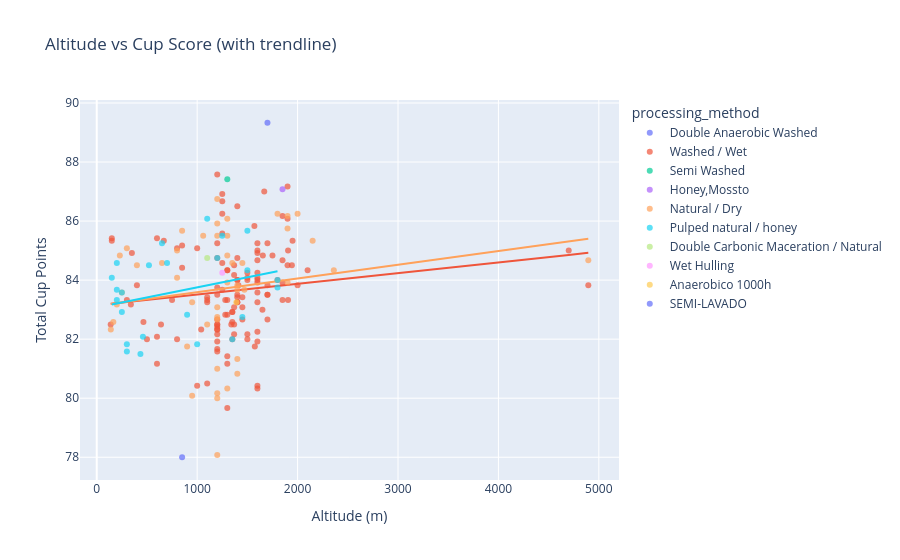

Notebook code cell kept with this figure:
### Markdown cell above
## 5. Altitude Has a Weak Effect

Higher altitude is often cited as producing better coffee (cooler temps = slower cherry
maturation = more complex sugars). In this dataset, the correlation is **weak (r=0.17)**.

This could be due to:
- Small sample size (207 coffees)
- Messy altitude data (ranges like "1700-1930", missing values)
- Altitude alone doesn't capture the full climate picture — temperature, humidity,
  and rainfall matter too. This is where NASA POWER data comes in.

### Code cell
# Altitude vs score, colored by processing method
alt_df = df.dropna(subset=["altitude_numeric", "total_cup_points"])
alt_df = alt_df[alt_df["altitude_numeric"] < 5000]

fig = px.scatter(
    alt_df,
    x="altitude_numeric",
    y="total_cup_points",
    color="processing_method",
    trendline="ols",
    hover_data=["farm_name", "country_of_origin", "region"],
    labels={"altitude_numeric": "Altitude (m)", "total_cup_points": "Total Cup Points"},
    title="Altitude vs Cup Score (with trendline)",
    opacity=0.7,
)
fig.show()

### Figure 1 — Plotly figure (JSON) as saved in the notebook; plotly's stock layout.template omitted (floating-point values rounded to 4 significant figures; data arrays with more than 128 entries replaced by an {"elided": "..."} marker saying what was removed)
{"data": [{"customdata": [["Finca El Paraiso", "Colombia", "Piendamo,Cauca"]], "hovertemplate": "processing_method=Double Anaerobic Washed<br>Altitude (m)=%{x}<br>Total Cup Points=%{y}<br>farm_name=%{customdata[0]}<br>country_of_origin=%{customdata[1]}<br>region=%{customdata[2]}<extra></extra>", "legendgroup": "Double Anaerobic Washed", "marker": {"color": "#636efa", "opacity": 0.7, "symbol": "circle"}, "mode": "markers", "name": "Double Anaerobic Washed", "orientation": "v", "showlegend": true, "type": "scatter", "x": [1700.0], "xaxis": "x", "y": [89.33], "yaxis": "y"}, {"hovertemplate": "processing_method=Double Anaerobic Washed<extra></extra>", "legendgroup": "Double Anaerobic Washed", "marker": {"color": "#636efa", "symbol": "circle"}, "mode": "lines", "name": "Double Anaerobic Washed", "showlegend": false, "type": "scatter", "xaxis": "x", "yaxis": "y"}, {"customdata": {"elided": "124x3 str values"}, "hovertemplate": "processing_method=Washed / Wet<br>Altitude (m)=%{x}<br>Total Cup Points=%{y}<br>farm_name=%{customdata[0]}<br>country_of_origin=%{customdata[1]}<br>region=%{customdata[2]}<extra></extra>", "legendgroup": "Washed / Wet", "marker": {"color": "#EF553B", "opacity": 0.7, "symbol": "circle"}, "mode": "markers", "name": "Washed / Wet", "orientation": "v", "showlegend": true, "type": "scatter", "x": [1200.0, 1900.0, 1668.0, 1250.0, 1250.0, 1400.0, 1250.0, 1850.0, 1900.0, 1570.0, 1250.0, 600.0, 150.0, 150.0, 668.0, 1950.0, 1700.0, 1200.0, 1600.0, 850.0, 1000.0, 800.0, 1905.0, 1600.0, 4700.0, 1600.0, 350.0, 1750.0, 1654.0, 1400.0, 1200.0, 1600.0, 1850.0, 1250.0, 1900.0, 1368.0, 1943.0, 850.0, 1300.0, 1300.0, 2100.0, 1600.0, 1500.0, 1368.0, 1600.0, 1500.0, 1500.0, 1600.0, 1800.0, 1400.0, 1400.0, 1850.0, 1600.0, 1411.0, 4895.0, 2000.0, 1700.0, 400.0, 1200.0, 1250.0, 1600.0, 1400.0, 1700.0, 1200.0, 1700.0, 1450.0, 1400.0, 1100.0, 1905.0, 1280.0, 300.0, 1100.0, 1850.0, 750.0, 1300.0, 1400.0, 1100.0, 1600.0, 1400.0, 340.0, 1368.0, 1450.0, 1650.0, 1350.0, 1350.0, 1280.0, 1300.0, 1700.0, 1200.0, 1450.0, 465.0, 1350.0, 1200.0, 1200.0, 640.0, 1340.0, 1368.0, 139.0, 1200.0, 1040.0, 1200.0, 1200.0, 1600.0, 1200.0, 1500.0, 1368.0, 600.0, 500.0, 800.0, 1500.0, 1350.0, 1600.0, 1200.0, 1574.0, 1200.0, 1200.0, 1300.0, 600.0, 1300.0, 1100.0, 1000.0, 1600.0, 1600.0, 1300.0], "xaxis": "x", "y": [87.58, 87.17, 87.0, 86.92, 86.67, 86.5, 86.25, 86.17, 86.08, 85.83, 85.58, 85.42, 85.42, 85.33, 85.33, 85.33, 85.25, 85.25, 85.25, 85.17, 85.08, 85.08, 85.0, 85.0, 85.0, 84.92, 84.92, 84.83, 84.83, 84.75, 84.75, 84.67, 84.67, 84.58, 84.5, 84.5, 84.5, 84.42, 84.33, 84.33, 84.33, 84.25, 84.25, 84.17, 84.08, 84.08, 84.0, 84.0, 84.0, 84.0, 84.0, 83.92, 83.92, 83.83, 83.83, 83.83, 83.83, 83.83, 83.75, 83.67, 83.58, 83.5, 83.5, 83.5, 83.5, 83.42, 83.42, 83.42, 83.33, 83.33, 83.33, 83.33, 83.33, 83.33, 83.33, 83.25, 83.25, 83.25, 83.25, 83.17, 83.08, 83.08, 83.0, 82.92, 82.92, 82.83, 82.83, 82.67, 82.67, 82.67, 82.58, 82.58, 82.5, 82.5, 82.5, 82.5, 82.5, 82.5, 82.42, 82.33, 82.33, 82.33, 82.25, 82.17, 82.17, 82.17, 82.08, 82.0, 82.0, 82.0, 82.0, 81.92, 81.92, 81.75, 81.67, 81.58, 81.42, 81.17, 81.17, 80.5, 80.42, 80.42, 80.33, 79.67], "yaxis": "y"}, {"hovertemplate": "<b>OLS trendline</b><br>total_cup_points = 0.000362612 * altitude_numeric + 83.1496<br>R<sup>2</sup>=0.020839<br><br>processing_method=Washed / Wet<br>Altitude (m)=%{x}<br>Total Cup Points=%{y} <b>(trend)</b><extra></extra>", "legendgroup": "Washed / Wet", "marker": {"color": "#EF553B", "symbol": "circle"}, "mode": "lines", "name": "Washed / Wet", "showlegend": false, "type": "scatter", "x": [139.0, 150.0, 150.0, 300.0, 340.0, 350.0, 400.0, 465.0, 500.0, 600.0, 600.0, 600.0, 640.0, 668.0, 750.0, 800.0, 800.0, 850.0, 850.0, 1000.0, 1000.0, 1040.0, 1100.0, 1100.0, 1100.0, 1100.0, 1200.0, 1200.0, 1200.0, 1200.0, 1200.0, 1200.0, 1200.0, 1200.0, 1200.0, 1200.0, 1200.0, 1200.0, 1200.0, 1200.0, 1200.0, 1250.0, 1250.0, 1250.0, 1250.0, 1250.0, 1250.0, 1280.0, 1280.0, 1300.0, 1300.0, 1300.0, 1300.0, 1300.0, 1300.0, 1300.0, 1340.0, 1350.0, 1350.0, 1350.0, 1350.0, 1368.0, 1368.0, 1368.0, 1368.0, 1368.0, 1400.0, 1400.0, 1400.0, 1400.0, 1400.0, 1400.0, 1400.0, 1400.0, 1411.0, 1450.0, 1450.0, 1450.0, 1500.0, 1500.0, 1500.0, 1500.0, 1500.0, 1570.0, 1574.0, 1600.0, 1600.0, 1600.0, 1600.0, 1600.0, 1600.0, 1600.0, 1600.0, 1600.0, 1600.0, 1600.0, 1600.0, 1600.0, 1600.0, 1650.0, 1654.0, 1668.0, 1700.0, 1700.0, 1700.0, 1700.0, 1700.0, 1750.0, 1800.0, 1850.0, 1850.0, 1850.0, 1850.0, 1900.0, 1900.0, 1900.0, 1905.0, 1905.0, 1943.0, 1950.0, 2000.0, 2100.0, 4700.0, 4895.0], "xaxis": "x", "y": [83.2, 83.2, 83.2, 83.26, 83.27, 83.28, 83.29, 83.32, 83.33, 83.37, 83.37, 83.37, 83.38, 83.39, 83.42, 83.44, 83.44, 83.46, 83.46, 83.51, 83.51, 83.53, 83.55, 83.55, 83.55, 83.55, 83.58, 83.58, 83.58, 83.58, 83.58, 83.58, 83.58, 83.58, 83.58, 83.58, 83.58, 83.58, 83.58, 83.58, 83.58, 83.6, 83.6, 83.6, 83.6, 83.6, 83.6, 83.61, 83.61, 83.62, 83.62, 83.62, 83.62, 83.62, 83.62, 83.62, 83.64, 83.64, 83.64, 83.64, 83.64, 83.65, 83.65, 83.65, 83.65, 83.65, 83.66, 83.66, 83.66, 83.66, 83.66, 83.66, 83.66, 83.66, 83.66, 83.68, 83.68, 83.68, 83.69, 83.69, 83.69, 83.69, 83.69, 83.72, 83.72, 83.73, 83.73, 83.73, 83.73, 83.73, 83.73, 83.73, 83.73, 83.73, 83.73, 83.73, 83.73, 83.73, 83.73, 83.75, 83.75, 83.75, 83.77, 83.77, 83.77, 83.77, 83.77, 83.78, 83.8, 83.82, 83.82, 83.82, 83.82, 83.84, 83.84, 83.84, 83.84, 83.84, 83.85, 83.86, 83.87, 83.91, 84.85, 84.92], "yaxis": "y"}, {"customdata": [["OKLAO coffee farms", "Laos", "Laos Borofen Plateau"]], "hovertemplate": "processing_method=Semi Washed<br>Altitude (m)=%{x}<br>Total Cup Points=%{y}<br>farm_name=%{customdata[0]}<br>country_of_origin=%{customdata[1]}<br>region=%{customdata[2]}<extra></extra>", "legendgroup": "Semi Washed", "marker": {"color": "#00cc96", "opacity": 0.7, "symbol": "circle"}, "mode": "markers", "name": "Semi Washed", "orientation": "v", "showlegend": true, "type": "scatter", "x": [1300.0], "xaxis": "x", "y": [87.42], "yaxis": "y"}, {"hovertemplate": "processing_method=Semi Washed<extra></extra>", "legendgroup": "Semi Washed", "marker": {"color": "#00cc96", "symbol": "circle"}, "mode": "lines", "name": "Semi Washed", "showlegend": false, "type": "scatter", "xaxis": "x", "yaxis": "y"}, {"customdata": [["Finca Santuario", "Colombia", "Popayan,Cauca"]], "hovertemplate": "processing_method=Honey,Mossto<br>Altitude (m)=%{x}<br>Total Cup Points=%{y}<br>farm_name=%{customdata[0]}<br>country_of_origin=%{customdata[1]}<br>region=%{customdata[2]}<extra></extra>", "legendgroup": "Honey,Mossto", "marker": {"color": "#ab63fa", "opacity": 0.7, "symbol": "circle"}, "mode": "markers", "name": "Honey,Mossto", "orientation": "v", "showlegend": true, "type": "scatter", "x": [1850.0], "xaxis": "x", "y": [87.08], "yaxis": "y"}, {"hovertemplate": "processing_method=Honey,Mossto<extra></extra>", "legendgroup": "Honey,Mossto", "marker": {"color": "#ab63fa", "symbol": "circle"}, "mode": "lines", "name": "Honey,Mossto", "showlegend": false, "type": "scatter", "xaxis": "x", "yaxis": "y"}, {"customdata": {"elided": "46x3 str values"}, "hovertemplate": "processing_method=Natural / Dry<br>Altitude (m)=%{x}<br>Total Cup Points=%{y}<br>farm_name=%{customdata[0]}<br>country_of_origin=%{customdata[1]}<br>region=%{customdata[2]}<extra></extra>", "legendgroup": "Natural / Dry", "marker": {"color": "#FFA15A", "opacity": 0.7, "symbol": "circle"}, "mode": "markers", "name": "Natural / Dry", "orientation": "v", "showlegend": true, "type": "scatter", "x": [1200.0, 1800.0, 2000.0, 1900.0, 1300.0, 1200.0, 1900.0, 850.0, 1300.0, 1200.0, 1060.0, 2150.0, 300.0, 800.0, 230.0, 1300.0, 4895.0, 1350.0, 1450.0, 650.0, 400.0, 2361.0, 800.0, 1900.0, 1300.0, 1400.0, 1400.0, 1470.0, 250.0, 950.0, 200.0, 1200.0, 1200.0, 1200.0, 165.0, 1100.0, 140.0, 900.0, 1400.0, 1200.0, 1400.0, 1300.0, 1200.0, 950.0, 1200.0, 1200.0], "xaxis": "x", "y": [86.75, 86.25, 86.25, 86.17, 86.08, 85.92, 85.75, 85.67, 85.5, 85.5, 85.5, 85.33, 85.08, 85.0, 84.83, 84.83, 84.67, 84.58, 84.58, 84.58, 84.5, 84.33, 84.08, 83.92, 83.92, 83.83, 83.67, 83.67, 83.58, 83.25, 83.17, 83.08, 82.75, 82.67, 82.58, 82.5, 82.33, 81.75, 81.33, 81.0, 80.83, 80.33, 80.17, 80.08, 80.0, 78.08], "yaxis": "y"}, {"hovertemplate": "<b>OLS trendline</b><br>total_cup_points = 0.000466036 * altitude_numeric + 83.1227<br>R<sup>2</sup>=0.030741<br><br>processing_method=Natural / Dry<br>Altitude (m)=%{x}<br>Total Cup Points=%{y} <b>(trend)</b><extra></extra>", "legendgroup": "Natural / Dry", "marker": {"color": "#FFA15A", "symbol": "circle"}, "mode": "lines", "name": "Natural / Dry", "showlegend": false, "type": "scatter", "x": [140.0, 165.0, 200.0, 230.0, 250.0, 300.0, 400.0, 650.0, 800.0, 800.0, 850.0, 900.0, 950.0, 950.0, 1060.0, 1100.0, 1200.0, 1200.0, 1200.0, 1200.0, 1200.0, 1200.0, 1200.0, 1200.0, 1200.0, 1200.0, 1300.0, 1300.0, 1300.0, 1300.0, 1300.0, 1350.0, 1400.0, 1400.0, 1400.0, 1400.0, 1450.0, 1470.0, 1800.0, 1900.0, 1900.0, 1900.0, 2000.0, 2150.0, 2361.0, 4895.0], "xaxis": "x", "y": [83.19, 83.2, 83.22, 83.23, 83.24, 83.26, 83.31, 83.43, 83.5, 83.5, 83.52, 83.54, 83.57, 83.57, 83.62, 83.64, 83.68, 83.68, 83.68, 83.68, 83.68, 83.68, 83.68, 83.68, 83.68, 83.68, 83.73, 83.73, 83.73, 83.73, 83.73, 83.75, 83.78, 83.78, 83.78, 83.78, 83.8, 83.81, 83.96, 84.01, 84.01, 84.01, 84.05, 84.12, 84.22, 85.4], "yaxis": "y"}, {"customdata": [["青葉咖啡莊園", "Taiwan", "Chiayi"], ["Hom Doi", "Thailand", "Chiang Mai"], ["Fazenda Recreio", "Brazil", "Região Vulcânica"], ["御香咖啡園 YU SIANG Coffee Estate", "Taiwan", "Dongshan Dist., Tainan City"], ["嵐雲綠海咖啡", "Taiwan", "台灣屏東"], ["羅馬8號莊園", "Taiwan", "新竹縣"], ["大鋤花間(Dachu Coffee Estate)", "Taiwan", "( Dongshan Dist., Tainan City)"], ["苗55咖啡莊園", "Taiwan", "苗栗縣"], ["San Nicolas", "El Salvador", "Chalatenango"], ["竹崙子莊園", "Taiwan", "新北市"], ["finca de la casa", "Honduras", "San Andrés, Lempira"], ["La Gallera", "Colombia", "Tolima"], ["恆珊農場", "Taiwan", "新竹縣"], ["宋明光\t蝙蝠洞莊園\t蝙蝠洞莊園", "Taiwan", "新竹縣"], ["四分子道", "Taiwan", "新竹縣"], ["樹橋窩莊園", "Taiwan", "新竹縣"], ["Ea tan Cooperative", "Vietnam", "Eatan Commune, Krong Nang District, Krong Nang Province"], ["AMA EL AROMA Micro lot - Sunrise", "Costa Rica", "west Villege"], ["好客農埸", "Taiwan", "苗栗縣"], ["Wahana Graha Makmur", "Indonesia", "Sumatra"], ["阿拉思家", "Taiwan", "桃園市"], ["Sitio Colinas", "Brazil", "Mantiquira de minas"], ["橫鹿", "Taiwan", "新北市"], ["大屯29莊園", "Taiwan", "臺北市"]], "hovertemplate": "processing_method=Pulped natural / honey<br>Altitude (m)=%{x}<br>Total Cup Points=%{y}<br>farm_name=%{customdata[0]}<br>country_of_origin=%{customdata[1]}<br>region=%{customdata[2]}<extra></extra>", "legendgroup": "Pulped natural / honey", "marker": {"color": "#19d3f3", "opacity": 0.7, "symbol": "circle"}, "mode": "markers", "name": "Pulped natural / honey", "orientation": "v", "showlegend": true, "type": "scatter", "x": [1100.0, 1500.0, 1250.0, 650.0, 1200.0, 200.0, 700.0, 520.0, 1500.0, 150.0, 1800.0, 1800.0, 200.0, 250.0, 200.0, 250.0, 900.0, 1450.0, 460.0, 1350.0, 300.0, 1000.0, 300.0, 435.0], "xaxis": "x", "y": [86.08, 85.67, 85.5, 85.25, 84.75, 84.58, 84.58, 84.5, 84.33, 84.08, 84.0, 83.75, 83.67, 83.58, 83.33, 82.92, 82.83, 82.75, 82.08, 82.0, 81.83, 81.83, 81.58, 81.5], "yaxis": "y"}, {"hovertemplate": "<b>OLS trendline</b><br>total_cup_points = 0.000681141 * altitude_numeric + 83.0713<br>R<sup>2</sup>=0.076959<br><br>processing_method=Pulped natural / honey<br>Altitude (m)=%{x}<br>Total Cup Points=%{y} <b>(trend)</b><extra></extra>", "legendgroup": "Pulped natural / honey", "marker": {"color": "#19d3f3", "symbol": "circle"}, "mode": "lines", "name": "Pulped natural / honey", "showlegend": false, "type": "scatter", "x": [150.0, 200.0, 200.0, 200.0, 250.0, 250.0, 300.0, 300.0, 435.0, 460.0, 520.0, 650.0, 700.0, 900.0, 1000.0, 1100.0, 1200.0, 1250.0, 1350.0, 1450.0, 1500.0, 1500.0, 1800.0, 1800.0], "xaxis": "x", "y": [83.17, 83.21, 83.21, 83.21, 83.24, 83.24, 83.28, 83.28, 83.37, 83.38, 83.43, 83.51, 83.55, 83.68, 83.75, 83.82, 83.89, 83.92, 83.99, 84.06, 84.09, 84.09, 84.3, 84.3], "yaxis": "y"}, {"customdata": [["Fazenda Guariroba", "Brazil", "Campo das Vertentes"]], "hovertemplate": "processing_method=Double Carbonic Maceration / Natural<br>Altitude (m)=%{x}<br>Total Cup Points=%{y}<br>farm_name=%{customdata[0]}<br>country_of_origin=%{customdata[1]}<br>region=%{customdata[2]}<extra></extra>", "legendgroup": "Double Carbonic Maceration / Natural", "marker": {"color": "#B6E880", "opacity": 0.7, "symbol": "circle"}, "mode": "markers", "name": "Double Carbonic Maceration / Natural", "orientation": "v", "showlegend": true, "type": "scatter", "x": [1100.0], "xaxis": "x", "y": [84.75], "yaxis": "y"}, {"hovertemplate": "processing_method=Double Carbonic Maceration / Natural<extra></extra>", "legendgroup": "Double Carbonic Maceration / Natural", "marker": {"color": "#B6E880", "symbol": "circle"}, "mode": "lines", "name": "Double Carbonic Maceration / Natural", "showlegend": false, "type": "scatter", "xaxis": "x", "yaxis": "y"}, {"customdata": [["Lintong Nihuta/Dolok Sanggul,Sumatera Utara", "Indonesia", "Lintong Nihuta/Dolok Sanggul,Sumatera Utara"]], "hovertemplate": "processing_method=Wet Hulling<br>Altitude (m)=%{x}<br>Total Cup Points=%{y}<br>farm_name=%{customdata[0]}<br>country_of_origin=%{customdata[1]}<br>region=%{customdata[2]}<extra></extra>", "legendgroup": "Wet Hulling", "marker": {"color": "#FF97FF", "opacity": 0.7, "symbol": "circle"}, "mode": "markers", "name": "Wet Hulling", "orientation": "v", "showlegend": true, "type": "scatter", "x": [1250.0], "xaxis": "x", "y": [84.25], "yaxis": "y"}, {"hovertemplate": "processing_method=Wet Hulling<extra></extra>", "legendgroup": "Wet Hulling", "marker": {"color": "#FF97FF", "symbol": "circle"}, "mode": "lines", "name": "Wet Hulling", "showlegend": false, "type": "scatter", "xaxis": "x", "yaxis": "y"}, {"customdata": [["Buenos Aires", "Colombia", "Quindio"]], "hovertemplate": "processing_method=Anaerobico 1000h<br>Altitude (m)=%{x}<br>Total Cup Points=%{y}<br>farm_name=%{customdata[0]}<br>country_of_origin=%{customdata[1]}<br>region=%{customdata[2]}<extra></extra>", "legendgroup": "Anaerobico 1000h", "marker": {"color": "#FECB52", "opacity": 0.7, "symbol": "circle"}, "mode": "markers", "name": "Anaerobico 1000h", "orientation": "v", "showlegend": true, "type": "scatter", "x": [1390.0], "xaxis": "x", "y": [83.25], "yaxis": "y"}, {"hovertemplate": "processing_method=Anaerobico 1000h<extra></extra>", "legendgroup": "Anaerobico 1000h", "marker": {"color": "#FECB52", "symbol": "circle"}, "mode": "lines", "name": "Anaerobico 1000h", "showlegend": false, "type": "scatter", "xaxis": "x", "yaxis": "y"}, {"customdata": [["Walter Matter", "Brazil", "Minas Gerais"]], "hovertemplate": "processing_method=SEMI-LAVADO<br>Altitude (m)=%{x}<br>Total Cup Points=%{y}<br>farm_name=%{customdata[0]}<br>country_of_origin=%{customdata[1]}<br>region=%{customdata[2]}<extra></extra>", "legendgroup": "SEMI-LAVADO", "marker": {"color": "#636efa", "opacity": 0.7, "symbol": "circle"}, "mode": "markers", "name": "SEMI-LAVADO", "orientation": "v", "showlegend": true, "type": "scatter", "x": [850.0], "xaxis": "x", "y": [78.0], "yaxis": "y"}, {"hovertemplate": "processing_method=SEMI-LAVADO<extra></extra>", "legendgroup": "SEMI-LAVADO", "marker": {"color": "#636efa", "symbol": "circle"}, "mode": "lines", "name": "SEMI-LAVADO", "showlegend": false, "type": "scatter", "xaxis": "x", "yaxis": "y"}], "layout": {"legend": {"title": {"text": "processing_method"}, "tracegroupgap": 0}, "title": {"text": "Altitude vs Cup Score (with trendline)"}, "xaxis": {"anchor": "y", "domain": [0, 1], "title": {"text": "Altitude (m)"}}, "yaxis": {"anchor": "x", "domain": [0, 1], "title": {"text": "Total Cup Points"}}}}
